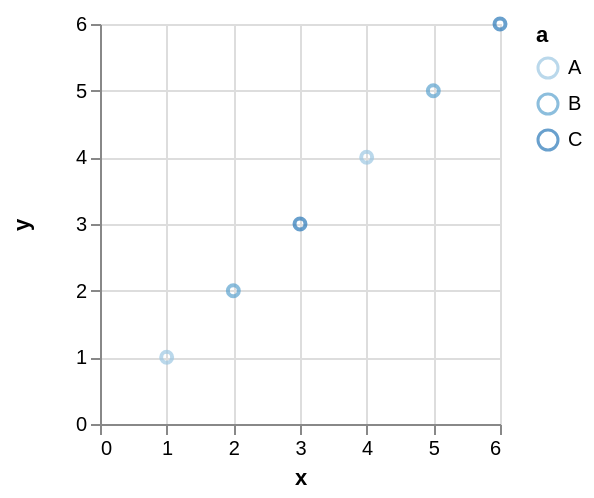

Describe this chart as a Vega-Lite specification.
### Vega specification from a JSON file in a GitHub repository (floating-point values rounded to 4 significant figures)
{"$schema": "https://vega.github.io/schema/vega/v4.json", "autosize": "pad", "padding": 5, "width": 200, "height": 200, "style": "cell", "data": [{"name": "source_0", "values": [{"a": "B", "x": 2, "y": 2}, {"a": "A", "x": 1, "y": 1}, {"a": "A", "x": 4, "y": 4}, {"a": "B", "x": 5, "y": 5}, {"a": "C", "x": 3, "y": 3}, {"a": "C", "x": 6, "y": 6}]}, {"name": "data_0", "source": "source_0", "transform": [{"type": "formula", "expr": "toNumber(datum[\"x\"])", "as": "x"}, {"type": "formula", "expr": "toNumber(datum[\"y\"])", "as": "y"}, {"type": "filter", "expr": "datum[\"x\"] !== null && !isNaN(datum[\"x\"]) && datum[\"y\"] !== null && !isNaN(datum[\"y\"])"}]}], "marks": [{"name": "marks", "type": "symbol", "style": ["point"], "from": {"data": "data_0"}, "encode": {"update": {"opacity": {"value": 0.7}, "fill": {"value": "transparent"}, "stroke": {"scale": "color", "field": "a"}, "tooltip": {"signal": "{\"x\": format(datum[\"x\"], \"\"), \"y\": format(datum[\"y\"], \"\"), \"a\": ''+datum[\"a\"]}"}, "x": {"scale": "x", "field": "x"}, "y": {"scale": "y", "field": "y"}}}}], "scales": [{"name": "x", "type": "linear", "domain": {"data": "data_0", "field": "x"}, "range": [0, {"signal": "width"}], "nice": true, "zero": true}, {"name": "y", "type": "linear", "domain": {"data": "data_0", "field": "y"}, "range": [{"signal": "height"}, 0], "nice": true, "zero": true}, {"name": "color", "type": "ordinal", "domain": {"data": "data_0", "field": "a", "sort": true}, "range": "ordinal"}], "axes": [{"scale": "x", "orient": "bottom", "grid": false, "title": "x", "labelFlush": true, "labelOverlap": true, "tickCount": {"signal": "ceil(width/40)"}, "zindex": 1}, {"scale": "x", "orient": "bottom", "grid": true, "gridScale": "y", "tickCount": {"signal": "ceil(width/40)"}, "domain": false, "labels": false, "maxExtent": 0, "minExtent": 0, "ticks": false, "zindex": 0}, {"scale": "y", "orient": "left", "grid": false, "title": "y", "labelOverlap": true, "tickCount": {"signal": "ceil(height/40)"}, "zindex": 1}, {"scale": "y", "orient": "left", "grid": true, "gridScale": "x", "tickCount": {"signal": "ceil(height/40)"}, "domain": false, "labels": false, "maxExtent": 0, "minExtent": 0, "ticks": false, "zindex": 0}], "legends": [{"stroke": "color", "title": "a", "encode": {"symbols": {"update": {"fill": {"value": "transparent"}, "opacity": {"value": 0.7}}}}}], "config": {"axisY": {"minExtent": 30}}}
